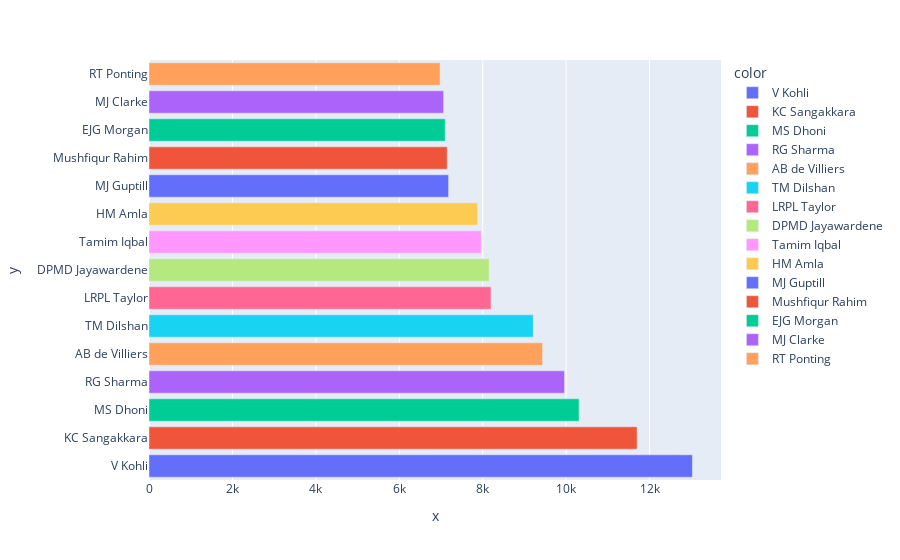

Notebook source saved alongside this figure:
### Code cell
px.bar(x=batsman_total.values,y=batsman_total.index,color=batsman_total.index)

### Figure 1 — Plotly figure (JSON) as saved in the notebook; plotly's stock layout.template omitted (floating-point values rounded to 4 significant figures)
{"data": [{"alignmentgroup": "True", "hovertemplate": "color=V Kohli<br>x=%{x}<br>y=%{y}<extra></extra>", "legendgroup": "V Kohli", "marker": {"color": "#636efa", "pattern": {"shape": ""}}, "name": "V Kohli", "offsetgroup": "V Kohli", "orientation": "h", "showlegend": true, "textposition": "auto", "type": "bar", "x": [13027], "xaxis": "x", "y": ["V Kohli"], "yaxis": "y"}, {"alignmentgroup": "True", "hovertemplate": "color=KC Sangakkara<br>x=%{x}<br>y=%{y}<extra></extra>", "legendgroup": "KC Sangakkara", "marker": {"color": "#EF553B", "pattern": {"shape": ""}}, "name": "KC Sangakkara", "offsetgroup": "KC Sangakkara", "orientation": "h", "showlegend": true, "textposition": "auto", "type": "bar", "x": [11701], "xaxis": "x", "y": ["KC Sangakkara"], "yaxis": "y"}, {"alignmentgroup": "True", "hovertemplate": "color=MS Dhoni<br>x=%{x}<br>y=%{y}<extra></extra>", "legendgroup": "MS Dhoni", "marker": {"color": "#00cc96", "pattern": {"shape": ""}}, "name": "MS Dhoni", "offsetgroup": "MS Dhoni", "orientation": "h", "showlegend": true, "textposition": "auto", "type": "bar", "x": [10310], "xaxis": "x", "y": ["MS Dhoni"], "yaxis": "y"}, {"alignmentgroup": "True", "hovertemplate": "color=RG Sharma<br>x=%{x}<br>y=%{y}<extra></extra>", "legendgroup": "RG Sharma", "marker": {"color": "#ab63fa", "pattern": {"shape": ""}}, "name": "RG Sharma", "offsetgroup": "RG Sharma", "orientation": "h", "showlegend": true, "textposition": "auto", "type": "bar", "x": [9961], "xaxis": "x", "y": ["RG Sharma"], "yaxis": "y"}, {"alignmentgroup": "True", "hovertemplate": "color=AB de Villiers<br>x=%{x}<br>y=%{y}<extra></extra>", "legendgroup": "AB de Villiers", "marker": {"color": "#FFA15A", "pattern": {"shape": ""}}, "name": "AB de Villiers", "offsetgroup": "AB de Villiers", "orientation": "h", "showlegend": true, "textposition": "auto", "type": "bar", "x": [9435], "xaxis": "x", "y": ["AB de Villiers"], "yaxis": "y"}, {"alignmentgroup": "True", "hovertemplate": "color=TM Dilshan<br>x=%{x}<br>y=%{y}<extra></extra>", "legendgroup": "TM Dilshan", "marker": {"color": "#19d3f3", "pattern": {"shape": ""}}, "name": "TM Dilshan", "offsetgroup": "TM Dilshan", "orientation": "h", "showlegend": true, "textposition": "auto", "type": "bar", "x": [9212], "xaxis": "x", "y": ["TM Dilshan"], "yaxis": "y"}, {"alignmentgroup": "True", "hovertemplate": "color=LRPL Taylor<br>x=%{x}<br>y=%{y}<extra></extra>", "legendgroup": "LRPL Taylor", "marker": {"color": "#FF6692", "pattern": {"shape": ""}}, "name": "LRPL Taylor", "offsetgroup": "LRPL Taylor", "orientation": "h", "showlegend": true, "textposition": "auto", "type": "bar", "x": [8198], "xaxis": "x", "y": ["LRPL Taylor"], "yaxis": "y"}, {"alignmentgroup": "True", "hovertemplate": "color=DPMD Jayawardene<br>x=%{x}<br>y=%{y}<extra></extra>", "legendgroup": "DPMD Jayawardene", "marker": {"color": "#B6E880", "pattern": {"shape": ""}}, "name": "DPMD Jayawardene", "offsetgroup": "DPMD Jayawardene", "orientation": "h", "showlegend": true, "textposition": "auto", "type": "bar", "x": [8154], "xaxis": "x", "y": ["DPMD Jayawardene"], "yaxis": "y"}, {"alignmentgroup": "True", "hovertemplate": "color=Tamim Iqbal<br>x=%{x}<br>y=%{y}<extra></extra>", "legendgroup": "Tamim Iqbal", "marker": {"color": "#FF97FF", "pattern": {"shape": ""}}, "name": "Tamim Iqbal", "offsetgroup": "Tamim Iqbal", "orientation": "h", "showlegend": true, "textposition": "auto", "type": "bar", "x": [7965], "xaxis": "x", "y": ["Tamim Iqbal"], "yaxis": "y"}, {"alignmentgroup": "True", "hovertemplate": "color=HM Amla<br>x=%{x}<br>y=%{y}<extra></extra>", "legendgroup": "HM Amla", "marker": {"color": "#FECB52", "pattern": {"shape": ""}}, "name": "HM Amla", "offsetgroup": "HM Amla", "orientation": "h", "showlegend": true, "textposition": "auto", "type": "bar", "x": [7875], "xaxis": "x", "y": ["HM Amla"], "yaxis": "y"}, {"alignmentgroup": "True", "hovertemplate": "color=MJ Guptill<br>x=%{x}<br>y=%{y}<extra></extra>", "legendgroup": "MJ Guptill", "marker": {"color": "#636efa", "pattern": {"shape": ""}}, "name": "MJ Guptill", "offsetgroup": "MJ Guptill", "orientation": "h", "showlegend": true, "textposition": "auto", "type": "bar", "x": [7182], "xaxis": "x", "y": ["MJ Guptill"], "yaxis": "y"}, {"alignmentgroup": "True", "hovertemplate": "color=Mushfiqur Rahim<br>x=%{x}<br>y=%{y}<extra></extra>", "legendgroup": "Mushfiqur Rahim", "marker": {"color": "#EF553B", "pattern": {"shape": ""}}, "name": "Mushfiqur Rahim", "offsetgroup": "Mushfiqur Rahim", "orientation": "h", "showlegend": true, "textposition": "auto", "type": "bar", "x": [7149], "xaxis": "x", "y": ["Mushfiqur Rahim"], "yaxis": "y"}, {"alignmentgroup": "True", "hovertemplate": "color=EJG Morgan<br>x=%{x}<br>y=%{y}<extra></extra>", "legendgroup": "EJG Morgan", "marker": {"color": "#00cc96", "pattern": {"shape": ""}}, "name": "EJG Morgan", "offsetgroup": "EJG Morgan", "orientation": "h", "showlegend": true, "textposition": "auto", "type": "bar", "x": [7101], "xaxis": "x", "y": ["EJG Morgan"], "yaxis": "y"}, {"alignmentgroup": "True", "hovertemplate": "color=MJ Clarke<br>x=%{x}<br>y=%{y}<extra></extra>", "legendgroup": "MJ Clarke", "marker": {"color": "#ab63fa", "pattern": {"shape": ""}}, "name": "MJ Clarke", "offsetgroup": "MJ Clarke", "orientation": "h", "showlegend": true, "textposition": "auto", "type": "bar", "x": [7063], "xaxis": "x", "y": ["MJ Clarke"], "yaxis": "y"}, {"alignmentgroup": "True", "hovertemplate": "color=RT Ponting<br>x=%{x}<br>y=%{y}<extra></extra>", "legendgroup": "RT Ponting", "marker": {"color": "#FFA15A", "pattern": {"shape": ""}}, "name": "RT Ponting", "offsetgroup": "RT Ponting", "orientation": "h", "showlegend": true, "textposition": "auto", "type": "bar", "x": [6979], "xaxis": "x", "y": ["RT Ponting"], "yaxis": "y"}], "layout": {"barmode": "relative", "legend": {"title": {"text": "color"}, "tracegroupgap": 0}, "margin": {"t": 60}, "xaxis": {"anchor": "y", "domain": [0, 1], "title": {"text": "x"}}, "yaxis": {"anchor": "x", "domain": [0, 1], "title": {"text": "y"}}}}
